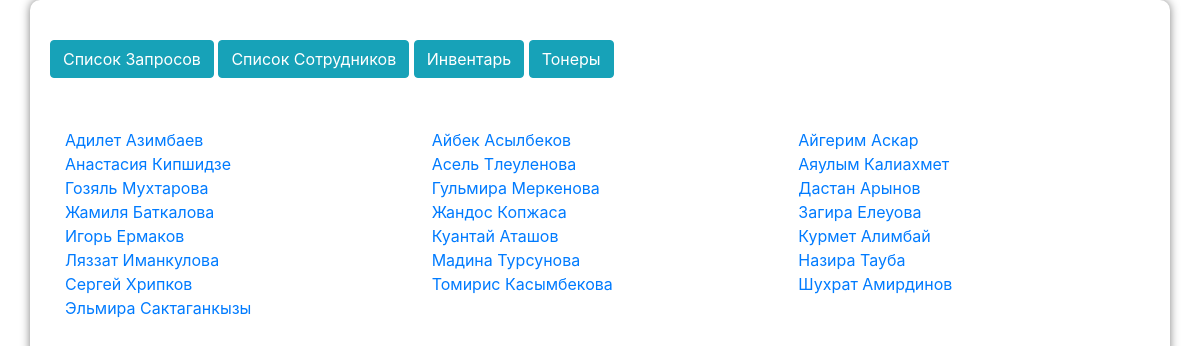
Page /level_list/ (signed in) on the committed database.
### blog/models.py (models this page shows, shortened)
class Worker(models.Model):
    name = models.CharField(max_length=200, default='')
    surname = models.CharField(max_length=200, default='')
    email = models.CharField(max_length=200, default='')
    company = models.CharField(
        max_length=2,
        choices=companyChoice,
        default='pd',
    )
    job = models.CharField(
        max_length=2,
        choices=jobChoice,
        default='pd',
    )

### blog/views.py (the view)
# urls.py: path('level_list/', views.level_list, name='level_list'),
def level_list(request):
    posts = Worker.objects.order_by('name')
    return render(request, 'blog/level_list.html', {'posts': posts})

### blog/templates/blog/level_list.html (shortened to what this page needs)
{% extends 'blog/base.html' %}
{% block content %}
    {% if user.is_authenticated %}
        <div class="row">
            {% for post in posts %}
            <div class="col-md-4"  id="{% if post.company == 'pd' %}001{% elif post.company == 'ar' %}002{% elif post.company == 'bt' %}003{% elif post.company == 'ts' %}004{% elif post.company == 'ki' %}005{% elif post.company == 'co' %}co{% else %}un{% endif %}{{ post.job }}{{ post.workerID }}">
                <a href="{% url 'level_detail' pk=post.pk %}">
                    {{ post.name }}
                    {{ post.surname }}
                </a>
            </div>
            {% endfor %}
        </div>
    {% else %}
        <a href="/accounts/login/">Login</a>
    {% endif %}
{% endblock %}

### blog/static/css/style.css (style rules this page uses)
.row { margin: 0; }

### rows in the picture
Worker: name "Адилет", surname "Азимбаев"
Worker: name "Айбек", surname "Асылбеков"
Worker: name "Айгерим", surname "Аскар"
Worker: name "Анастасия", surname "Кипшидзе"
Worker: name "Асель", surname "Тлеуленова"
Worker: name "Аяулым", surname "Калиахмет"
Worker: name "Гозяль", surname "Мухтарова"
Worker: name "Гульмира", surname "Меркенова"
Worker: name "Дастан", surname "Арынов"
Worker: name "Жамиля", surname "Баткалова"
Worker: name "Жандос", surname "Копжаса"
Worker: name "Загира", surname "Елеуова"
Worker: name "Игорь", surname "Ермаков"
Worker: name "Куантай", surname "Аташов"
Worker: name "Курмет", surname "Алимбай"
Worker: name "Ляззат", surname "Иманкулова"
Worker: name "Мадина", surname "Турсунова"
Worker: name "Назира", surname "Тауба"
Worker: name "Сергей", surname "Хрипков"
Worker: name "Томирис", surname "Касымбекова"
Worker: name "Шухрат", surname "Амирдинов"
Worker: name "Эльмира", surname "Сактаганкызы"
